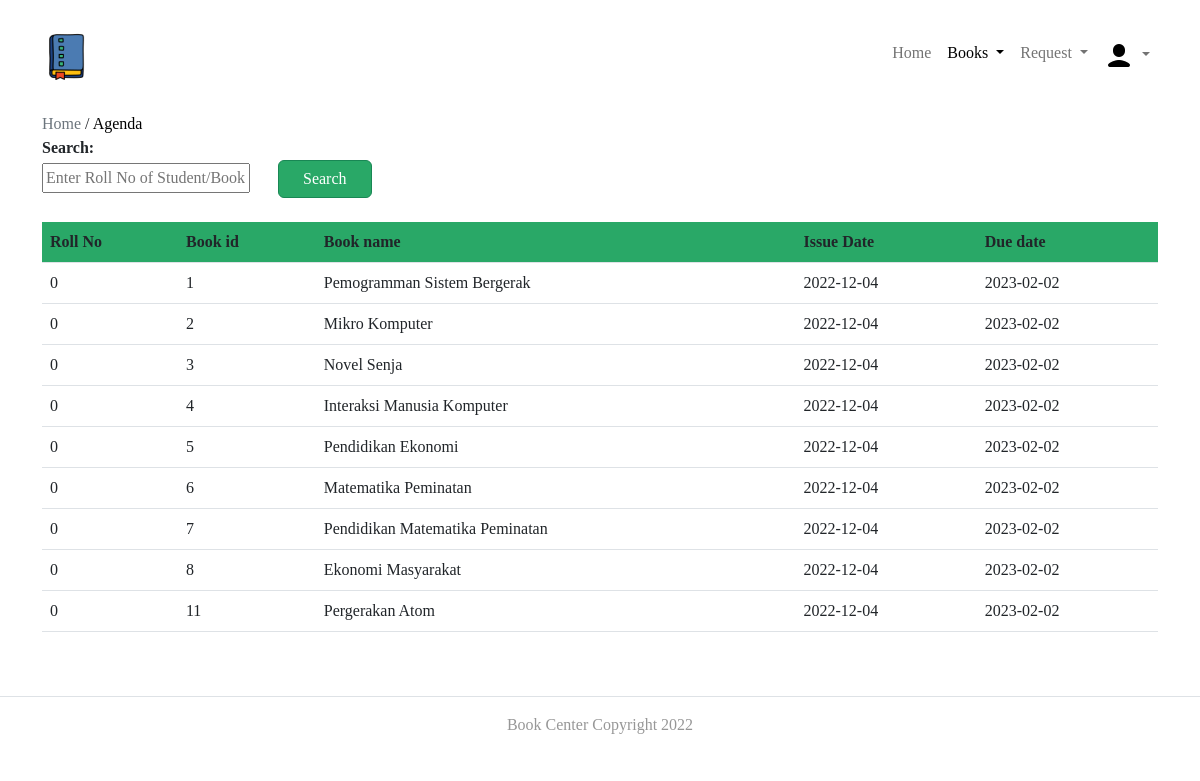
The app's page /Admin/current.php with its own data.
### tables this page shows
CREATE TABLE `peminjaman` (
  `Id_anggota` int(20) NOT NULL,
  `Id_buku` int(20) NOT NULL,
  `Tgl_pinjam` date DEFAULT NULL,
  `Batas_waktu` date DEFAULT NULL,
  `Tgl_pengembalian` date DEFAULT NULL
);

CREATE TABLE `buku` (
  `Id_buku` int(20) NOT NULL,
  `Judul_buku` varchar(50) DEFAULT NULL,
  `Tahun` varchar(50) DEFAULT NULL,
  `Penerbit` varchar(50) DEFAULT NULL,
  `Jml_tersedia` int(20) DEFAULT NULL
);

### Admin/current.php (the view, shortened to what this page needs)
<?php
$conn=mysqli_connect('localhost','root','','bookscenter');
?>
<!DOCTYPE html>
<html lang="en">
    <head>
        <link rel="stylesheet" href="css/bootstrap.min.css">
        <link rel="stylesheet" href="css/style.css">
    </head>
    <body>
    <nav class="navbar navbar-expand-lg mb-4 mt-4">
            <div class="container">
            <a alt="cek" href = "/"><img src="img/logo.png"></a>
            <div class="collapse navbar-collapse" id="navbarSupportedContent">
                <ul class="navbar-nav w-100 d-flex justify-content-end">
                    <li class="nav-item">
                        <a class="nav-link " aria-current="page" href="index.php">Home</a>
                    </li>
                    <li class="nav-item dropdown">
                        <a class="text-black nav-link dropdown-toggle" href="" role="button" data-bs-toggle="dropdown" aria-expanded="false">
                            Books
                        </a>
                    </li>
                    <li class="nav-item dropdown">
                        <a class="nav-link dropdown-toggle" href="" role="button" data-bs-toggle="dropdown" aria-expanded="false">
                            Request
                        </a>
                    </li>
                    <li class="nav-item dropdown">
                        <a class="nav-link dropdown-toggle" href="" role="button" data-bs-toggle="dropdown" aria-expanded="false">
                        <img src="img/user.png" class="nav-avatar" />
                        </a>
                    </li>
                </ul>
            </div>
            </div>
    </nav>
        <div class="wrapper">
            <div class="container">
                <a href="index.php" class="text-muted text-decoration-none">Home</a> /
                <a href="current.php" class="active text-decoration-none text-black">Agenda</a>
                <div class="row">
                    <div class="span9">
                        <form class="form-horizontal row-fluid" action="current.php" method="post">
                                        <div class="control-group">
                                            <label class="control-label" for="Search"><b>Search:</b></label>
                                            <div class="controls">
                                                <input type="text" id="title" name="title" placeholder="Enter Roll No of Student/Book Name/Book Id." class="span8" required>
                                                <button type="submit" name="submit"class="btn btn-outline-success text-white Button px-4 ms-4">Search</button>
                                            </div>
                                        </div>
                                    </form>
                                    <br>
                                    <?php
                                    if(isset($_POST['submit']))
                                        {$s=$_POST['title'];
                                        $sql="select peminjaman.id_buku,id_anggota,Judul_buku,Batas_waktu,Tgl_pinjam,datediff(curdate(),Batas_waktu) as x from peminjaman, buku where (Tgl_pinjam is NOT NULL and Tgl_pengembalian is NULL and buku.Id_buku = peminjaman.id_buku) and (Id_anggota='$s' or peminjaman.id_buku='$s' or Judul_buku like '%$s%')";
                                        }
                                    else
                                    $sql="select peminjaman.id_buku,id_anggota,Judul_buku,Batas_waktu,Tgl_pinjam,datediff(curdate(),Batas_waktu) as x from peminjaman, buku where Tgl_pinjam is NOT NULL and Tgl_pengembalian is NULL and buku.Id_buku = peminjaman.id_buku";
                                    $result=$conn->query($sql);
                                    $rowcount=mysqli_num_rows($result);
                                    if(!($rowcount))
                                        echo "<br><center><h2><b><i>No Results</i></b></h2></center>";
                                    else
                                    {
                                  ?>
                        <table class="table" id = "tables">
                                  <thead style="background-color: #29A867;">
                                    <tr>
                                      <th>Roll No</th>
                                      <th>Book id</th>
                                      <th>Book name</th>
                                      <th>Issue Date</th>
                                      <th>Due date</th>
                                    </tr>
                                  </thead>
                                  <tbody>
                                <?php
                            while($row=$result->fetch_assoc())
                            {
                                $rollno=$row['id_anggota'];
                                $bookid=$row['id_buku'];
                                $name=$row['Judul_buku'];
                                $issuedate=$row['Tgl_pinjam'];
                                $duedate=$row['Batas_waktu'];
                            ?>
                                    <tr>
                                      <td><?php echo strtoupper($rollno) ?></td>
                                      <td><?php echo $bookid ?></td>
                                      <td><?php echo $name ?></td>
                                      <td><?php echo $issuedate ?></td>
                                      <td><?php echo $duedate ?></td>
                                    </tr>
                            <?php }
                        } ?>
                                    </tbody>
                        </table>
                    </div>
                </div>
            </div>
        </div>
        <footer class="border-top footer mt-5">
        <div class="d-flex justify-content-center mt-3">
          <p> Book Center Copyright 2022</p>
        </div>
        </footer>
    </body>
</html>

### Admin/css/style.css (style rules this page uses)
body { font-family: 'Poppins'; }
footer { color: #979797; text-align: center; margin-top: auto; }
.Button { background-color: #29A867; }

### records on screen
peminjaman: Id_anggota "0", Id_buku "1", Id_buku.Judul_buku "Pemogramman Sistem Bergerak", Tgl_pinjam "2022-12-04", Batas_waktu "2023-02-02"
peminjaman: Id_anggota "0", Id_buku "2", Id_buku.Judul_buku "Mikro Komputer", Tgl_pinjam "2022-12-04", Batas_waktu "2023-02-02"
peminjaman: Id_anggota "0", Id_buku "3", Id_buku.Judul_buku "Novel Senja", Tgl_pinjam "2022-12-04", Batas_waktu "2023-02-02"
peminjaman: Id_anggota "0", Id_buku "4", Id_buku.Judul_buku "Interaksi Manusia Komputer", Tgl_pinjam "2022-12-04", Batas_waktu "2023-02-02"
peminjaman: Id_anggota "0", Id_buku "5", Id_buku.Judul_buku "Pendidikan Ekonomi", Tgl_pinjam "2022-12-04", Batas_waktu "2023-02-02"
peminjaman: Id_anggota "0", Id_buku "6", Id_buku.Judul_buku "Matematika Peminatan", Tgl_pinjam "2022-12-04", Batas_waktu "2023-02-02"
peminjaman: Id_anggota "0", Id_buku "7", Id_buku.Judul_buku "Pendidikan Matematika Peminatan", Tgl_pinjam "2022-12-04", Batas_waktu "2023-02-02"
peminjaman: Id_anggota "0", Id_buku "8", Id_buku.Judul_buku "Ekonomi Masyarakat", Tgl_pinjam "2022-12-04", Batas_waktu "2023-02-02"
peminjaman: Id_anggota "0", Id_buku "11", Id_buku.Judul_buku "Pergerakan Atom", Tgl_pinjam "2022-12-04", Batas_waktu "2023-02-02"
